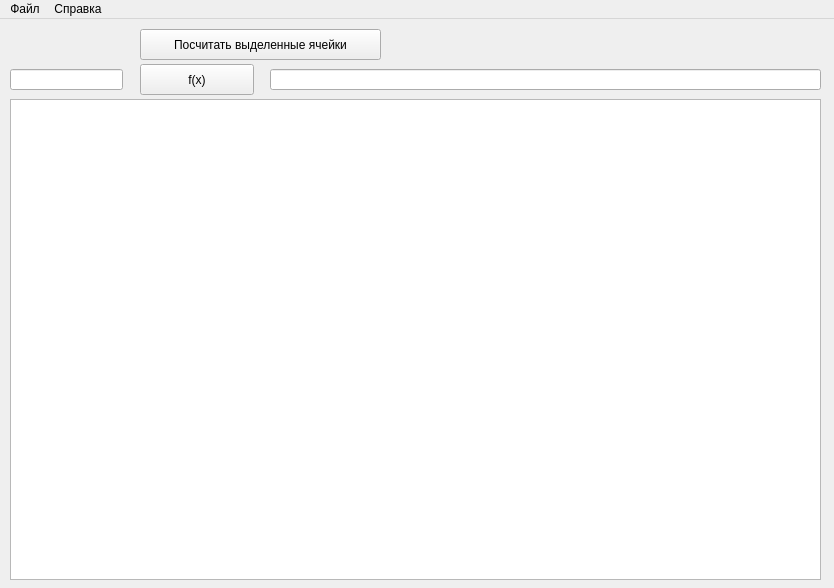
<?xml version="1.0" encoding="UTF-8"?>
<ui version="4.0">
 <class>MainWindow</class>
 <widget class="QMainWindow" name="MainWindow">
  <property name="geometry">
   <rect>
    <x>0</x>
    <y>0</y>
    <width>834</width>
    <height>588</height>
   </rect>
  </property>
  <property name="windowTitle">
   <string>MainWindow</string>
  </property>
  <widget class="QWidget" name="centralWidget">
   <widget class="QTableWidget" name="tableWidget">
    <property name="geometry">
     <rect>
      <x>10</x>
      <y>80</y>
      <width>811</width>
      <height>481</height>
     </rect>
    </property>
    <property name="sizeAdjustPolicy">
     <enum>QAbstractScrollArea::AdjustIgnored</enum>
    </property>
    <property name="selectionMode">
     <enum>QAbstractItemView::ExtendedSelection</enum>
    </property>
   </widget>
   <widget class="QLineEdit" name="edit_func">
    <property name="geometry">
     <rect>
      <x>270</x>
      <y>50</y>
      <width>551</width>
      <height>21</height>
     </rect>
    </property>
   </widget>
   <widget class="QLineEdit" name="edit_cur_item">
    <property name="geometry">
     <rect>
      <x>10</x>
      <y>50</y>
      <width>113</width>
      <height>21</height>
     </rect>
    </property>
    <property name="alignment">
     <set>Qt::AlignCenter</set>
    </property>
    <property name="readOnly">
     <bool>true</bool>
    </property>
   </widget>
   <widget class="QPushButton" name="pushButton">
    <property name="geometry">
     <rect>
      <x>140</x>
      <y>45</y>
      <width>114</width>
      <height>31</height>
     </rect>
    </property>
    <property name="text">
     <string>f(x)</string>
    </property>
   </widget>
   <widget class="QPushButton" name="btn_home">
    <property name="geometry">
     <rect>
      <x>10</x>
      <y>10</y>
      <width>32</width>
      <height>32</height>
     </rect>
    </property>
    <property name="text">
     <string/>
    </property>
    <property name="icon">
     <iconset resource="res.qrc">
      <normaloff>:/images/1402580335_home.png</normaloff>:/images/1402580335_home.png</iconset>
    </property>
    <property name="iconSize">
     <size>
      <width>32</width>
      <height>32</height>
     </size>
    </property>
    <property name="flat">
     <bool>true</bool>
    </property>
   </widget>
   <widget class="QPushButton" name="btn_load">
    <property name="geometry">
     <rect>
      <x>50</x>
      <y>10</y>
      <width>32</width>
      <height>32</height>
     </rect>
    </property>
    <property name="text">
     <string/>
    </property>
    <property name="icon">
     <iconset resource="res.qrc">
      <normaloff>:/images/1402580322_add.png</normaloff>:/images/1402580322_add.png</iconset>
    </property>
    <property name="iconSize">
     <size>
      <width>32</width>
      <height>32</height>
     </size>
    </property>
    <property name="flat">
     <bool>true</bool>
    </property>
   </widget>
   <widget class="QPushButton" name="btn_save">
    <property name="geometry">
     <rect>
      <x>90</x>
      <y>10</y>
      <width>32</width>
      <height>32</height>
     </rect>
    </property>
    <property name="text">
     <string/>
    </property>
    <property name="icon">
     <iconset resource="res.qrc">
      <normaloff>:/images/1402580305_475334-backup.png</normaloff>:/images/1402580305_475334-backup.png</iconset>
    </property>
    <property name="iconSize">
     <size>
      <width>32</width>
      <height>32</height>
     </size>
    </property>
    <property name="flat">
     <bool>true</bool>
    </property>
   </widget>
   <widget class="QPushButton" name="runAll">
    <property name="geometry">
     <rect>
      <x>140</x>
      <y>10</y>
      <width>241</width>
      <height>31</height>
     </rect>
    </property>
    <property name="text">
     <string>Посчитать выделенные ячейки</string>
    </property>
    <property name="flat">
     <bool>false</bool>
    </property>
   </widget>
   <widget class="QLabel" name="time">
    <property name="geometry">
     <rect>
      <x>390</x>
      <y>10</y>
      <width>431</width>
      <height>31</height>
     </rect>
    </property>
    <property name="text">
     <string/>
    </property>
   </widget>
  </widget>
  <widget class="QMenuBar" name="menuBar">
   <property name="geometry">
    <rect>
     <x>0</x>
     <y>0</y>
     <width>834</width>
     <height>22</height>
    </rect>
   </property>
   <widget class="QMenu" name="menu">
    <property name="title">
     <string>Файл</string>
    </property>
    <addaction name="action"/>
    <addaction name="open"/>
    <addaction name="save"/>
    <addaction name="exit"/>
   </widget>
   <widget class="QMenu" name="menu_2">
    <property name="title">
     <string>Справка</string>
    </property>
    <addaction name="func_help"/>
    <addaction name="all_help"/>
    <addaction name="about"/>
   </widget>
   <addaction name="menu"/>
   <addaction name="menu_2"/>
  </widget>
  <action name="action">
   <property name="text">
    <string>Новый</string>
   </property>
  </action>
  <action name="open">
   <property name="text">
    <string>Открыть</string>
   </property>
  </action>
  <action name="save">
   <property name="text">
    <string>Сохранить</string>
   </property>
  </action>
  <action name="exit">
   <property name="text">
    <string>Выйти</string>
   </property>
  </action>
  <action name="func_help">
   <property name="text">
    <string>Функции</string>
   </property>
   <property name="shortcut">
    <string>F2</string>
   </property>
  </action>
  <action name="all_help">
   <property name="text">
    <string>Общая справка</string>
   </property>
   <property name="shortcut">
    <string>F1</string>
   </property>
  </action>
  <action name="about">
   <property name="text">
    <string>Об авторе</string>
   </property>
   <property name="shortcut">
    <string>F3</string>
   </property>
  </action>
 </widget>
 <layoutdefault spacing="6" margin="11"/>
 <resources>
  <include location="res.qrc"/>
 </resources>
 <connections/>
</ui>
